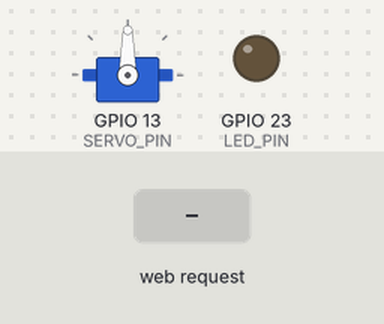
Bench run of a program on a simulated ESP32. On the bench: servo, output pins drawn as LEDs (lit = HIGH). Inputs (shaded band) come from the test bench. WiFi joins after 1.5 s; servers stay silent unless stated; what the program prints to the serial monitor is not drawn.

Above: at 2.7 s.
2.8 s: HTTP request GET /servo?angle=1 received
At 4.8 s:
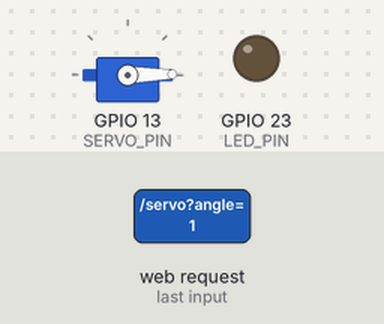
5.8 s: HTTP request GET /on received
At 6.2 s:
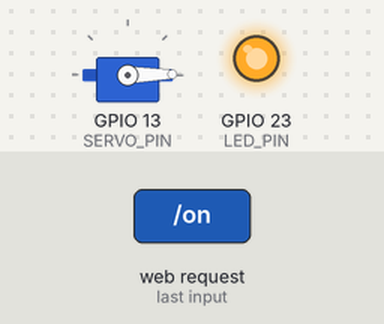
7.3 s: HTTP request GET /servo?angle=120 received
At 10.0 s:
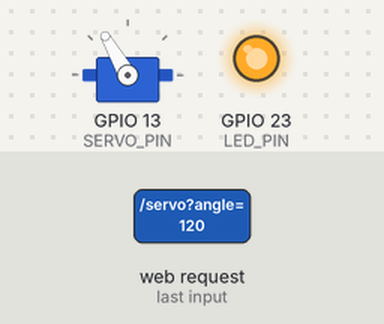
10.3 s: HTTP request GET /off received
At 10.8 s:
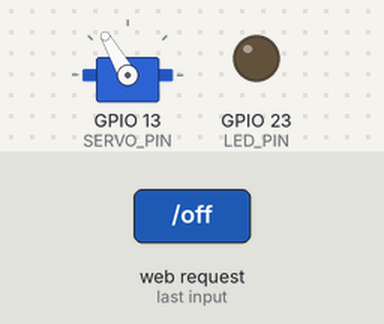
11.8 s: HTTP request GET /servo?angle=0 received
At 12.55 s:
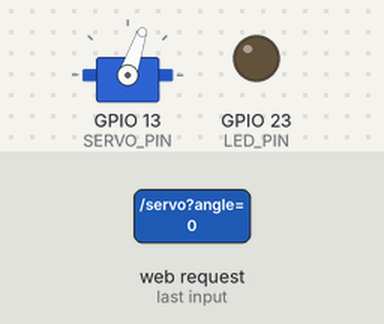
Timing chart, 0 to 15.1 s (numbered marks = the images above; inputs shaded):
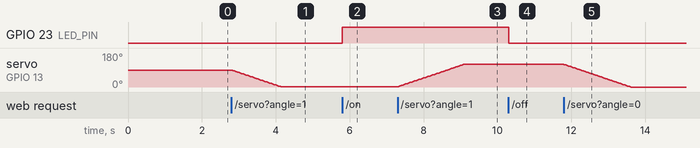

Measured:
- after the input at 2.8 s, servo on GPIO 13 (SERVO_PIN): moves from 90° to 1° over 1.3 s, starting at once
- after the input at 5.8 s, GPIO 23 (LED_PIN): LOW → HIGH at once
- after the input at 7.3 s, servo on GPIO 13 (SERVO_PIN): moves from 1° to 120° over 1.8 s, starting at once
- after the input at 10.3 s, GPIO 23 (LED_PIN): HIGH → LOW at once
- after the input at 11.8 s, servo on GPIO 13 (SERVO_PIN): moves from 120° to 0° over 1.8 s, starting at once

The program:

main.cpp
```cpp
#include <WiFi.h>
#include <WebServer.h>
#include <DHT.h>
#include <ESP32Servo.h> // ESP32 Servo library

// --- Pin Definitions ---
#define LED_PIN 23    // GPIO pin for the LED
#define DHTPIN 4      // Digital pin connected to the DHT11 sensor (e.g., GPIO 4)
#define SERVO_PIN 13  // GPIO pin for the servo motor (e.g., GPIO 13)

// --- DHT Sensor Type ---
#define DHTTYPE DHT11 // DHT 11 sensor

// --- WiFi Credentials ---
const char* ssid = "PLS MERCY Me"; // REPLACE with your WiFi SSID
const char* password = "11111111"; // REPLACE with your WiFi password

// --- WebServer Object ---
WebServer server(80);

// --- Sensor and Servo Objects ---
DHT dht(DHTPIN, DHTTYPE); // Initialize DHT sensor
Servo myServo;            // Create a servo object

// --- Servo Control Variables for Speed ---
int currentServoAngle = 90; // Start at center, will be updated in loop
int targetServoAngle = 90;  // Default target
int servoMoveDelayMs = 15;  // Delay in milliseconds between each 1-degree step (smaller = faster)
unsigned long lastServoMoveTime = 0; // To track time for non-blocking delay

// --- Web Server Handlers ---

// Root handler
void handleRoot() {
  server.sendHeader("Access-Control-Allow-Origin", "*"); // CORS header
  server.send(200, "text/plain", "ESP32 API: Use /on, /off, /dht, /servo?angle=0-180&speed=5-50");
}

// LED ON handler
void handleOn() {
  server.sendHeader("Access-Control-Allow-Origin", "*"); // CORS header
  digitalWrite(LED_PIN, HIGH);
  server.send(200, "text/plain", "LED ON");
  Serial.println("LED turned ON");
}

// LED OFF handler
void handleOff() {
  server.sendHeader("Access-Control-Allow-Origin", "*"); // CORS header
  digitalWrite(LED_PIN, LOW);
  server.send(200, "text/plain", "LED OFF");
  Serial.println("LED turned OFF");
}

// DHT Data handler
void handleDhtData() {
  server.sendHeader("Access-Control-Allow-Origin", "*"); // CORS header

  // Read temperature and humidity
  float h = dht.readHumidity();
  float t = dht.readTemperature();    // Celsius
  float f = dht.readTemperature(true); // Fahrenheit

  // Check if any reads failed and exit early (to avoid NaN values)
  if (isnan(h) || isnan(t) || isnan(f)) {
    Serial.println("Failed to read from DHT sensor!");
    server.send(500, "text/plain", "Failed to read from DHT sensor!");
    return;
  }

  // Construct the response string
  String response = "Humidity: " + String(h) + "%\n";
  response += "Temperature: " + String(t) + " *C\n";
  response += "Temperature: " + String(f) + " *F";

  server.send(200, "text/plain", response);
  Serial.println("DHT Data Sent:\n" + response);
}

// Servo Control handler
void handleServo() {
  server.sendHeader("Access-Control-Allow-Origin", "*"); // CORS header

  if (server.hasArg("angle")) {
    int angle = server.arg("angle").toInt();
    targetServoAngle = constrain(angle, 0, 180); // Set the target angle

    // Check for optional speed parameter
    if (server.hasArg("speed")) {
        int speed = server.arg("speed").toInt();
        // Map speed parameter (e.g., 1-100) to delayMs (e.g., 50-5ms)
        // Adjust this mapping based on desired speed range
        // Lower speed value (e.g., 1) -> higher delay (slower)
        // Higher speed value (e.g., 100) -> lower delay (faster)
        servoMoveDelayMs = map(speed, 1, 100, 50, 5); // Example mapping: speed 1 is 50ms delay, speed 100 is 5ms delay
        servoMoveDelayMs = constrain(servoMoveDelayMs, 5, 50); // Ensure delay is within reasonable bounds
    } else {
        servoMoveDelayMs = 15; // Default speed if not specified
    }

    String response = "Servo target set to " + String(targetServoAngle) + " degrees with speed delay " + String(servoMoveDelayMs) + "ms";
    server.send(200, "text/plain", response);
    Serial.println(response);
  } else {
    server.send(400, "text/plain", "Bad Request: Missing 'angle' parameter. Use /servo?angle=0-180&speed=1-100");
    Serial.println("Servo command: Missing angle parameter");
  }
}

// --- Function to update servo position gradually ---
void updateServoPosition() {
  // Only move if current angle is not the target angle
  if (currentServoAngle != targetServoAngle) {
    // Check if enough time has passed since the last step
    if (millis() - lastServoMoveTime >= servoMoveDelayMs) {
      if (currentServoAngle < targetServoAngle) {
        currentServoAngle++; // Increment towards target
      } else if (currentServoAngle > targetServoAngle) {
        currentServoAngle--; // Decrement towards target
      }
      myServo.write(currentServoAngle); // Write the new angle
      lastServoMoveTime = millis();    // Update last move time
      Serial.print("Moving servo to: ");
      Serial.println(currentServoAngle);
    }
  }
}

// --- Setup Function ---
void setup() {
  Serial.begin(115200); // Initialize Serial communication
  delay(10); // Small delay for serial to initialize

  pinMode(LED_PIN, OUTPUT); // Set LED pin as output
  digitalWrite(LED_PIN, LOW); // Ensure LED is off initially

  dht.begin(); // Initialize DHT sensor

  // Attach the servo to the specified pin, letting the library use its defaults
  myServo.attach(SERVO_PIN);
  myServo.write(currentServoAngle); // Initialize servo to currentServoAngle
  Serial.println("Servo initialized to 90 degrees.");

  // Connect to WiFi
  Serial.print("Connecting to WiFi");
  WiFi.begin(ssid, password);
  while (WiFi.status() != WL_CONNECTED) {
    delay(300);
    Serial.print(".");
  }

  Serial.println("\nConnected to WiFi!");
  Serial.print("ESP32 IP Address: ");
  Serial.println(WiFi.localIP());

  // Configure Web Server Routes
  server.on("/", handleRoot);
  server.on("/on", handleOn);
  server.on("/off", handleOff);
  server.on("/dht", handleDhtData);
  server.on("/servo", handleServo);

  server.begin(); // Start the web server

  Serial.println("Web Server running...");
}

// --- Main Loop Function ---
void loop() {
  server.handleClient(); // Handle incoming HTTP requests (non-blocking)
  updateServoPosition(); // Update servo position gradually (non-blocking)
}
```
